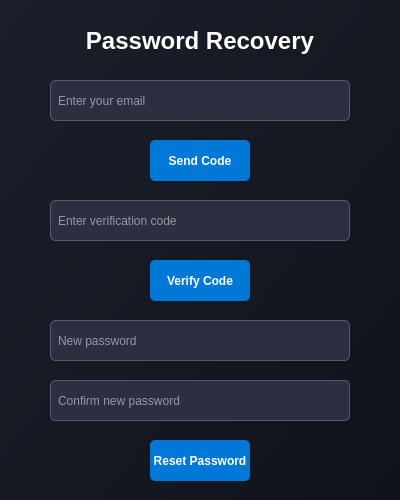
<?xml version="1.0" encoding="UTF-8"?>
<ui version="4.0">
 <class>RecoverPasswordDialog</class>
 <widget class="QDialog" name="RecoverPasswordDialog">
  <property name="geometry">
   <rect>
    <x>0</x>
    <y>0</y>
    <width>400</width>
    <height>500</height>
   </rect>
  </property>
  <property name="windowTitle">
   <string>Recover Password</string>
  </property>
  <property name="styleSheet">
   <string notr="true">background: qlineargradient(x1:0, y1:0, x2:1, y2:1, stop:0 #1b1f2a, stop:1 #10131a);
color: white;</string>
  </property>
  <widget class="QLabel" name="label_title">
   <property name="geometry">
    <rect>
     <x>50</x>
     <y>20</y>
     <width>300</width>
     <height>41</height>
    </rect>
   </property>
   <property name="font">
    <font>
     <pointsize>18</pointsize>
     <bold>true</bold>
    </font>
   </property>
   <property name="styleSheet">
    <string notr="true">background-color: transparent; color: white;</string>
   </property>
   <property name="text">
    <string>Password Recovery</string>
   </property>
   <property name="alignment">
    <set>Qt::AlignCenter</set>
   </property>
  </widget>
  <widget class="QLineEdit" name="email_input">
   <property name="geometry">
    <rect>
     <x>50</x>
     <y>80</y>
     <width>300</width>
     <height>41</height>
    </rect>
   </property>
   <property name="styleSheet">
    <string notr="true">background-color: #2c2f3f; border: 1px solid #4C5C75; border-radius: 5px; padding: 5px; color: white;</string>
   </property>
   <property name="placeholderText">
    <string>Enter your email</string>
   </property>
  </widget>
  <widget class="QPushButton" name="send_code_button">
   <property name="geometry">
    <rect>
     <x>150</x>
     <y>140</y>
     <width>100</width>
     <height>41</height>
    </rect>
   </property>
   <property name="styleSheet">
    <string notr="true">background-color: #0078d7; color: white; border-radius: 5px; font-weight: bold;</string>
   </property>
   <property name="text">
    <string>Send Code</string>
   </property>
  </widget>
  <widget class="QLineEdit" name="code_input">
   <property name="geometry">
    <rect>
     <x>50</x>
     <y>200</y>
     <width>300</width>
     <height>41</height>
    </rect>
   </property>
   <property name="styleSheet">
    <string notr="true">background-color: #2c2f3f; border: 1px solid #4C5C75; border-radius: 5px; padding: 5px; color: white;</string>
   </property>
   <property name="placeholderText">
    <string>Enter verification code</string>
   </property>
   <property name="enabled">
    <bool>false</bool>
   </property>
  </widget>
  <widget class="QPushButton" name="verify_code_button">
   <property name="geometry">
    <rect>
     <x>150</x>
     <y>260</y>
     <width>100</width>
     <height>41</height>
    </rect>
   </property>
   <property name="styleSheet">
    <string notr="true">background-color: #0078d7; color: white; border-radius: 5px; font-weight: bold;</string>
   </property>
   <property name="text">
    <string>Verify Code</string>
   </property>
   <property name="enabled">
    <bool>false</bool>
   </property>
  </widget>
  <widget class="QLineEdit" name="new_password_input">
   <property name="geometry">
    <rect>
     <x>50</x>
     <y>320</y>
     <width>300</width>
     <height>41</height>
    </rect>
   </property>
   <property name="styleSheet">
    <string notr="true">background-color: #2c2f3f; border: 1px solid #4C5C75; border-radius: 5px; padding: 5px; color: white;</string>
   </property>
   <property name="placeholderText">
    <string>New password</string>
   </property>
   <property name="echoMode">
    <enum>QLineEdit::Password</enum>
   </property>
   <property name="enabled">
    <bool>false</bool>
   </property>
  </widget>
  <widget class="QLineEdit" name="confirm_password_input">
   <property name="geometry">
    <rect>
     <x>50</x>
     <y>380</y>
     <width>300</width>
     <height>41</height>
    </rect>
   </property>
   <property name="styleSheet">
    <string notr="true">background-color: #2c2f3f; border: 1px solid #4C5C75; border-radius: 5px; padding: 5px; color: white;</string>
   </property>
   <property name="placeholderText">
    <string>Confirm new password</string>
   </property>
   <property name="echoMode">
    <enum>QLineEdit::Password</enum>
   </property>
   <property name="enabled">
    <bool>false</bool>
   </property>
  </widget>
  <widget class="QPushButton" name="reset_password_button">
   <property name="geometry">
    <rect>
     <x>150</x>
     <y>440</y>
     <width>100</width>
     <height>41</height>
    </rect>
   </property>
   <property name="styleSheet">
    <string notr="true">background-color: #0078d7; color: white; border-radius: 5px; font-weight: bold;</string>
   </property>
   <property name="text">
    <string>Reset Password</string>
   </property>
   <property name="enabled">
    <bool>false</bool>
   </property>
  </widget>
 </widget>
 <resources/>
 <connections/>
</ui>
